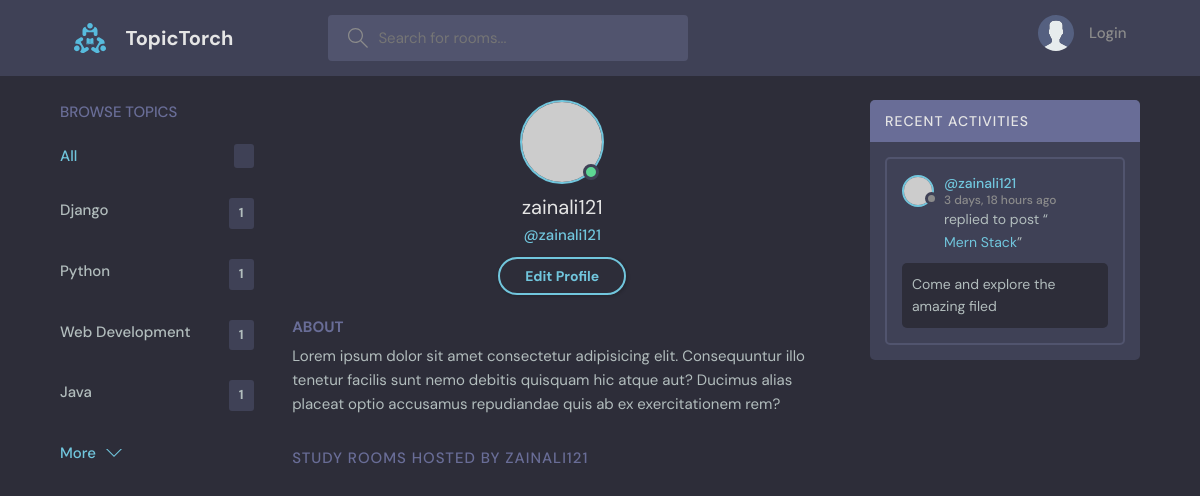
Before: /user-profile/3/ with the older database file.
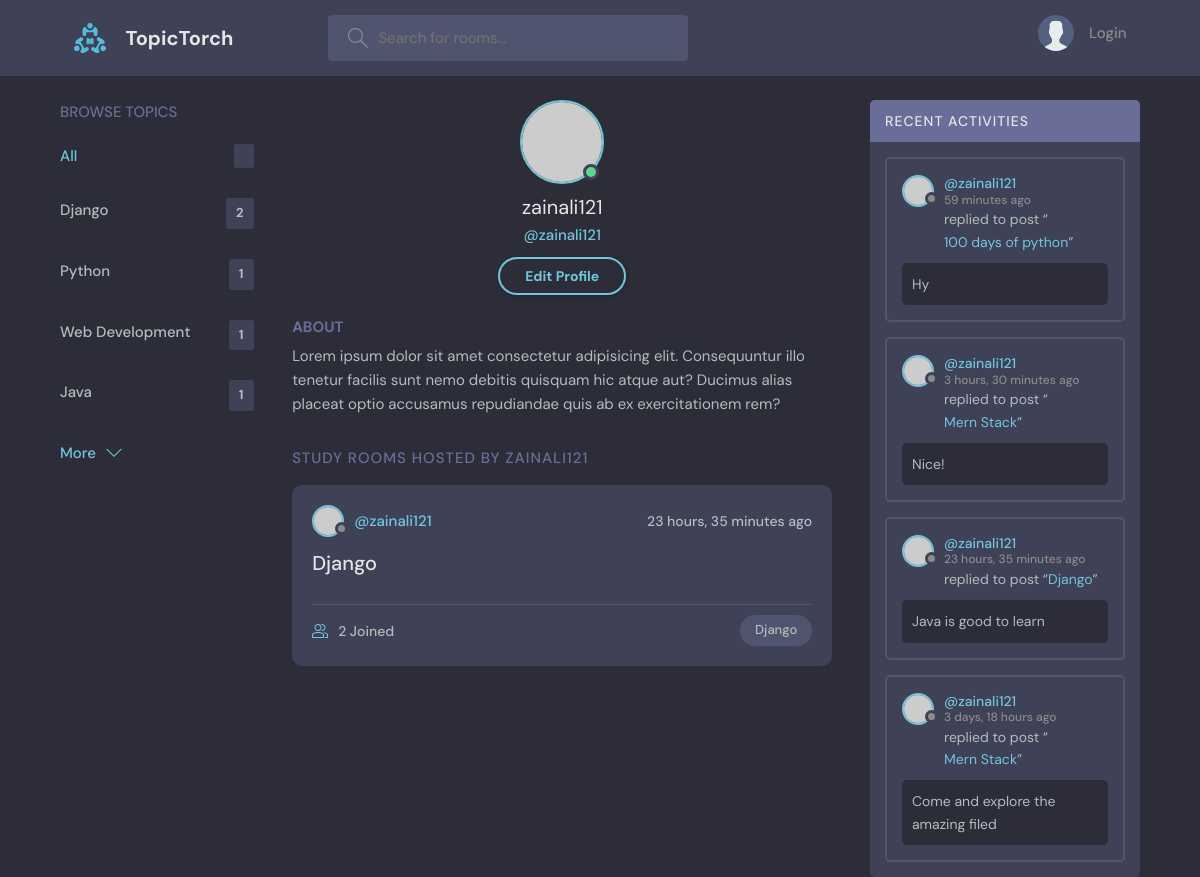
After: the same page with the newer database file.
### base/models.py (models this page shows, shortened)
class Topic(models.Model):
    name = models.CharField(max_length=200)

class Message(models.Model):
    user = models.ForeignKey(User, on_delete=models.CASCADE)
    room = models.ForeignKey(Room, on_delete=models.CASCADE)
    body = models.TextField()
    updated = models.DateTimeField(auto_now=True)
    created = models.DateTimeField(auto_now_add=True)
    class Meta:      # for maintaining the order
        ordering = ['-updated', '-created']

class Room(models.Model):
    host = models.ForeignKey(User, on_delete=models.SET_NULL, null=True)
    members = models.ManyToManyField(User, related_name='members', blank=True)
    topic = models.ForeignKey(Topic, on_delete=models.SET_NULL, null=True)
    name = models.CharField(max_length=200)
    desc = models.TextField(null=True, blank=True)
    updated = models.DateTimeField(auto_now=True)
    created = models.DateTimeField(auto_now_add=True)
    class Meta:      # for maintaining the order
        ordering = ['-updated', '-created']
    def __str__(self):
        return self.name

### base/views.py (the view)
# urls.py: path('user-profile/<str:pk>/', views.userProfile, name='user-profile'),
def userProfile(request, pk):
    user = User.objects.get(id=pk)
    rooms = user.room_set.all()
    room_messages = user.message_set.all()
    topics = Topic.objects.all()
    context = {'user': user, 'rooms': rooms, 'room_messages': room_messages, 'topics': topics}
    return render(request, 'base/userProfile.html', context)

### base/templates/base/userProfile.html
{% extends 'main.html' %}
{% block content %}
<main class="profile-page layout layout--3">
    <div class="container">
      {% include 'base/topics_components.html' %}
      <div class="roomList">
        <div class="profile">
          <div class="profile__avatar">
            <div class="avatar avatar--large active">
              <img src="https://randomuser.me/api/portraits/men/11.jpg" />
            </div>
          </div>
          <div class="profile__info">
            <h3>{{user.username}}</h3>
            <p>@{{user.username}}</p>
            <a href="edit-user.html" class="btn btn--main btn--pill">Edit Profile</a>
          </div>
          <div class="profile__about">
            <h3>About</h3>
            <p>
              Lorem ipsum dolor sit amet consectetur adipisicing elit. Consequuntur illo tenetur
              facilis sunt nemo debitis quisquam hic atque aut? Ducimus alias placeat optio
              accusamus repudiandae quis ab ex exercitationem rem?
            </p>
          </div>
        </div>
        <div class="roomList__header">
          <div>
            <h2>Study Rooms Hosted by {{user.username}}</a>
            </h2>
          </div>
        </div>
        {% include 'base/feed_components.html' %}
      </div>
      {% include 'base/activity_components.html' %}
    </div>
  </main>
  {% endblock content %}

### templates/main.html (shortened to what this page needs)
{% load static %}
<!DOCTYPE html>
<html lang="en">
  <head>
    <link rel="stylesheet" href="{% static 'styles/style.css' %}" />
  </head>
<body>
    {% include 'navbar.html' %}
    {% block content %}
    {% endblock content %}
</body>
</html>

### templates/navbar.html (shortened to what this page needs)
{% load static %}
<header class="header header--loggedIn">
    <div class="container">
      <a href="{% url 'home' %}" class="header__logo">
        <img src="{% static 'images/logo.svg' %}" />
        <h1>TopicTorch</h1>
      </a>
      <form method="get" action="{% url 'home' %}" class="header__search">
        <label>
          <input name="query" placeholder="Search for rooms..." />
        </label>
      </form>
      <nav class="header__menu">
        {% if request.user.is_authenticated %}
        <div class="header__user">
          <a href="profile.html">
            <div class="avatar avatar--medium active">
              <img src="https://randomuser.me/api/portraits/men/37.jpg" />
            </div>
            <p>{{request.user.username}} <span>@{{request.user.username}}</span></p>
          </a>
          <button class="dropdown-button">
            <svg version="1.1" xmlns="http://www.w3.org/2000/svg" width="32" height="32" viewBox="0 0 32 32">
              <title>chevron-down</title>
              <path d="M16 21l-13-13h-3l16 16 16-16h-3l-13 13z"></path>
            </svg>
          </button>
        </div>
        {% else %}
        <a href="{% url 'login' %}">
          <img src="{% static 'images/avatar.svg' %}" />
          <p>Login</p>
        </a>
        {% endif %}
      </nav>
    </div>
  </header>

### base/templates/base/topics_components.html
<div class="topics">
   <div class="topics__header">
      <h2>Browse Topics</h2>
   </div>
   <ul class="topics__list">
      <li>
         <a href="{% url 'home' %}" class="active">All <span>{{rooms_count}}</span></a>
      </li>
      {% for topic in topics %}
      <li>
         <a href="{% url 'home' %}?query={{topic.name}}">{{topic.name}} <span>{{topic.room_set.all.count}}</span></a>
      </li>
      {% endfor %}
   </ul>
   <a class="btn btn--link" href="topics.html">
      More
      <svg version="1.1" xmlns="http://www.w3.org/2000/svg" width="32" height="32" viewBox="0 0 32 32">
         <title>chevron-down</title>
         <path d="M16 21l-13-13h-3l16 16 16-16h-3l-13 13z"></path>
      </svg>
   </a>
</div>

### base/templates/base/feed_components.html (shortened to what this page needs)
{% for room in rooms %}
<div class="roomListRoom">
   <div class="roomListRoom__header">
      <a href="{% url 'user-profile' room.host.id %}" class="roomListRoom__author">
         <div class="avatar avatar--small">
            <img src="https://randomuser.me/api/portraits/women/11.jpg" />
         </div>
         <span>@{{room.host.username}}</span>
      </a>
      <div class="roomListRoom__actions">
         <span>{{room.created|timesince}} ago</span>
      </div>
   </div>
   <div class="roomListRoom__content">
      <a href="{% url 'room' room.id %}">{{room.name}}</a>
   </div>
   <div class="roomListRoom__meta">
      <a href="{% url 'room' room.id %}" class="roomListRoom__joined">
         {{room.members.all.count}} Joined
      </a>
      <p class="roomListRoom__topic">{{room.topic.name}}</p>
   </div>
</div>
{% endfor %}

### base/templates/base/activity_components.html (shortened to what this page needs)
<div class="activities">
   <div class="activities__header">
      <h2>Recent Activities</h2>
   </div>
   {% for message in room_messages %}
   <div class="activities__box">
      <div class="activities__boxHeader roomListRoom__header">
         <a href="{% url 'user-profile' message.user.id %}" class="roomListRoom__author">
            <div class="avatar avatar--small">
               <img src="https://randomuser.me/api/portraits/women/11.jpg" />
            </div>
            <p>
               @{{message.user}}
               <span>{{message.created|timesince}} ago</span>
            </p>
         </a>
      </div>
      <div class="activities__boxContent">
         <p>replied to post “<a href="{% url 'room' message.room.id %}">{{message.room}}</a>”</p>
         <div class="activities__boxRoomContent">
            {{message.body}}
         </div>
      </div>
   </div>
   {% endfor %}
</div>

Changed rows visible on the page:
computed for Topic "Django": room_set.all.count "1" → "2"
added Room: host.username "zainali121", created "23 hours, 35 minutes", name "Django", members.all.count "2", topic.name "Django"
added Message: user "zainali121", created "59 minutes", room "100 days of python", body "Hy"
added Message: user "zainali121", created "3 hours, 30 minutes", room "Mern Stack", body "Nice!"
added Message: user "zainali121", created "23 hours, 35 minutes", room "Django", body "Java is good to learn"
